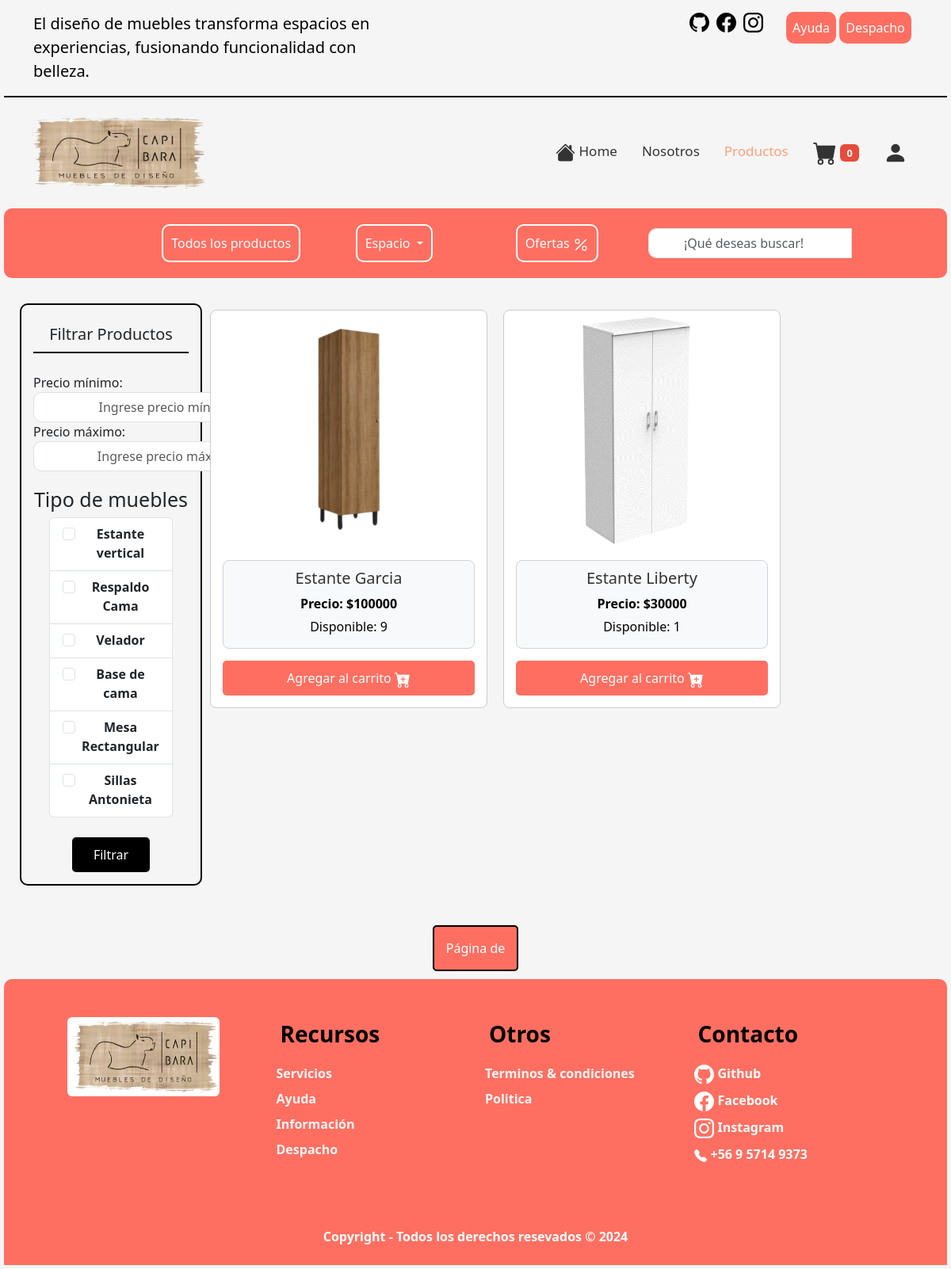
The page /cocina on the database its author committed.
### apps/capibara/models.py (models this page shows, shortened)
class Mueble(models.Model):
    id = models.AutoField(primary_key=True)
    nombre = models.CharField(max_length=50, null=False)

class Producto(models.Model):
    img = models.ImageField(upload_to="imgProductos")
    cod = models.IntegerField(primary_key=True)
    nombre = models.CharField(max_length=100, null=False)
    clasificacion = models.CharField(max_length=100, null=False)
    categoria = models.ForeignKey(Categoria, on_delete=models.CASCADE)
    mueble = models.ForeignKey(Mueble, on_delete=models.CASCADE)
    stock = models.IntegerField(null=False)
    precio = models.IntegerField(null=False, default=0)
    descripcion = models.TextField(blank=True, null=True)
    fecha_ingreso = models.DateField(auto_now_add=True)
    ventas = models.IntegerField(default=0)
    largo_cm = models.DecimalField(
        max_digits=10, decimal_places=2, null=False, blank=False
    )
    ancho_cm = models.DecimalField(
        max_digits=10, decimal_places=2, null=False, blank=False
    )
    alto_cm = models.DecimalField(
        max_digits=10, decimal_places=2, null=False, blank=False
    )
    cantidad_planchas = models.IntegerField(default=0, blank=False)
    cantidad_tornillos = models.IntegerField(default=0, blank=False)
    cantidad_manillas = models.IntegerField(default=0, blank=False)
    cantidad_bisagras = models.IntegerField(default=0, blank=False)
    cantidad_patas_gomas = models.IntegerField(default=0, blank=False)
    cantidad_rieles = models.IntegerField(default=0, blank=False)
    disponible = models.BooleanField(default=True)

### apps/capibara/views.py (the view)
# urls.py: path("cocina", views.CargarCocina, name="cocina"),
def CargarCocina(request):
    prodCoci = Producto.objects.filter(stock__gt="0", categoria="1").order_by("nombre")
    muebles = Mueble.objects.all()
    categorias = Producto.objects.values("mueble").distinct()
    paginator = Paginator(prodCoci, 6)
    page_number = request.GET.get("page")
    page_products = paginator.get_page(page_number)
    return render(
        request,
        "pages/productos/cocina.html",
        {"prod": page_products, "mueb": muebles, "cat": categorias},
    )

### apps/capibara/context_processor.py (called while the page is built)
def carrito_counter(request):
    carrito = request.session.get("carrito", {})
    carrito_count = sum(carrito.values()) if carrito else 0
    return {"carrito_count": carrito_count}

def subtotal_carrito(request):
    subtotal = 0
    carrito = request.session.get("carrito", {})
    for cod_producto, cantidad in carrito.items():
        producto = Producto.objects.get(cod=cod_producto)
        subtotal += producto.precio * cantidad
    iva = subtotal * 0.19
    total_con_iva = subtotal + iva
    return {
        "subtotal_carrito": floatformat(subtotal, 0),
        "iva": floatformat(iva, 0),
        "total_con_iva": floatformat(total_con_iva, 0),
    }

### apps/capibara/templates/pages/productos/cocina.html (shortened to what this page needs)
{% extends "base.html" %}
{% load static %}
{% block style %}
    <link rel="stylesheet" href="{% static 'css/productos.css' %}">
{% endblock style %}
{% block nav-activate %}
<li class="nav-item">
    <a class="nav-link" aria-current="page" href="/home"> Home</a>
</li>
<li class="nav-item">
    <a class="nav-link" href="/contacto">Nosotros</a>
</li>
<li class="nav-item">
    <a class="nav-link active" disabled>Productos</a>
</li>
<li class="nav-item">
    <a class="nav-link" id="cartLink" href="{% url 'carrito' %}">
        <span class="badge cart-counter">{{ carrito_count }}</span>
    </a>
</li>
<li class="nav-item dropdown">
    {% if user.is_authenticated %}
        <a class="nav-link dropdown" role="button"data-bs-toggle="dropdown" aria-expanded="false"><svg xmlns="http://www.w3.org/2000/svg" width="30"
            height="30" fill="currentColor" class="bi bi-person-fill" viewBox="0 0 16 16">
            <path d="M3 14s-1 0-1-1 1-4 6-4 6 3 6 4-1 1-1 1zm5-6a3 3 0 1 0 0-6 3 3 0 0 0 0 6" />
        </svg>{{user.username}}</a>
        {% else %}
            <a class="nav-link" href="/acceso/"><svg xmlns="http://www.w3.org/2000/svg" width="30"
                    height="30" fill="currentColor" class="bi bi-person-fill" viewBox="0 0 16 16">
                    <path d="M3 14s-1 0-1-1 1-4 6-4 6 3 6 4-1 1-1 1zm5-6a3 3 0 1 0 0-6 3 3 0 0 0 0 6" />
                </svg>
            </a>
        {% endif %}
</li>
{% endblock nav-activate %}
{% block body %}
<main class="container-main">
        <section class="container-functions">
            <div class="row justify-content-center align-items-center">
                <div class="col-md-3">
                    <li class="nav-item-filter dropdown">
                        <a class="nav-link-filter-offers" href="/productos">Todos los productos</a>
                    </li>
                </div>
                <div class="col-md-3">
                    <li class="nav-item-filter dropdown">
                        <a class="nav-link-filter-offers dropdown-toggle" href="#" role="button" data-bs-toggle="dropdown"
                            aria-expanded="false">
                            Espacio
                        </a>
                    </li>
                </div>
                <div class="col-md-3">
                    <li class="nav-item-filter">
                        <a class="nav-link-filter-offers" href="#">Ofertas </a>
                    </li>
                </div>
                <div class="col-md-3">
                    <form class="d-flex search" role="search">
                        <input class="form-control me-0" type="search" placeholder="¡Qué deseas buscar!"
                            aria-label="Search">
                    </form>
                </div>
            </div>
        </section>
        <section class="container-card">
            <div class="col-md-6 filter">
                <div id="filters" class="d-flex flex-column">
                    <h5 class="header-title">Filtrar Productos</h5>
                    <div class="filter-item">
                        <div class="filter-body">
                            <form>
                                <div class="form-group">
                                    <label for="minPrice">Precio mínimo:</label>
                                    <input type="number" class="form-control" id="minPrice"
                                        placeholder="Ingrese precio mínimo">
                                </div>
                                <div class="form-group">
                                    <label for="maxPrice">Precio máximo:</label>
                                    <input type="number" class="form-control" id="maxPrice"
                                        placeholder="Ingrese precio máximo">
                                </div>
                            </form>
                        </div>
                    </div>
                    <div class="filter-item">
                        <h2 class="filter-header-cat">Tipo de muebles</h2>
                        <div class="filter-body">
                            <ul class="list-group">
                                {% for m in mueb %}
                                <li class="list-group-item">
                                    <label class="form-check" for="{{m.nombre}}">
                                        <input class="form-check-input categoria-checkbox" type="checkbox" name="categoria" id="{{m.nombre}}" value="{{ m.id }}"> {{ m.nombre }}
                                    </label>
                                </li>
                                {% endfor %}
                            </ul>
                        </div>
                    </div>
                    <button class="btn-filter" id="filter-prod">Filtrar</button>
                </div>
            </div>
            <div class="col-md-9 container-productos">
                {% for p in prod %}
                <a href="{% url 'ver_producto' p.cod %}" class="card abrir-producto" id="{{p.cod}}" data-categoria="{{p.mueble.id}}" data-precio="{{p.precio}}">
                    <div class="card-img">
                        <img src="{{ p.img.url }}" class="card-img-top" alt="{{ p.nombre }}">
                    </div>
                    <div class="info-card">
                        <div class="text-product">
                            <h5 class="card-title">{{ p.nombre }}</h5>
                            <div class="price">Precio: ${{ p.precio }}</div>
                            <div class="stock">Disponible: {{ p.stock }}</div>
                        </div>
                        <form id="form-agregar-carrito" method="post" action="{% url 'agregar_al_carrito' %}">
                            <button id="btn-add-to-cart" class="btn-cart" type="submit">
                                Agregar al carrito
                            </button>
                        </form>
                    </div>
                </a>
                {% endfor %}
            </div>
        </section>
        <div class="pagination">
            <span class="pagination-number" id="currentPage">Página {{ productos.number }} de {{ productos.paginator.num_pages }}</span>
        </div>
    </main>
{% endblock body %}

### apps/capibara/static/css/productos.css (style rules this page uses)
.container-functions { display: flex; justify-content: center; align-items: center; padding: 20px; background-color: #ff6f61; border-radius: 10px; -webkit-border-radius: 10px; -moz-border-radius: 10px; -ms-border-radius: 10px; -o-border-radius: 10px; position: sticky; top: 0; z-index: 1000; }
.search { display: flex; align-items: center; }
.form-control { flex: 1; width: auto; border-radius: 5px 5px 5px 5px; -webkit-border-radius: 5px 5px 5px 5px; -moz-border-radius: 5px 5px 5px 5px; -ms-border-radius: 5px 5px 5px 5px; -o-border-radius: 5px 5px 5px 5px; }
.nav-link-filter-offers { background-color: none; color: #fff; text-decoration: none; border: 2px solid #fff; padding: 10px; border-radius: 10px; -webkit-border-radius: 10px; -moz-border-radius: 10px; -ms-border-radius: 10px; -o-border-radius: 10px; }
.nav-item-filter { display: flex; justify-content: center; }
.filter { width: 20% !important; height: 100% !important; padding: 15px; border: 2px solid #000; float: left; margin-top: 1%; border-radius: 10px; -webkit-border-radius: 10px; -moz-border-radius: 10px; -ms-border-radius: 10px; -o-border-radius: 10px; }
.header-title { font-size: 20px; text-align: center; margin-top: 0; padding: 10px; margin-bottom: 25px; border-bottom: 2px solid #000; }
.filter-header-cat { text-align: center; font-size: 25px; margin-top: 20px; }
.btn-filter { width: 50%; border: none; margin: 0 auto; padding: 10px; margin-top: 25px; background-color: #000; color: #fff; border-radius: 5px; -webkit-border-radius: 5px; -moz-border-radius: 5px; -ms-border-radius: 5px; -o-border-radius: 5px; }
.container-card { display: flex; justify-content: space-between; align-items: flex-start; padding: 20px; }
.container-productos { margin-top: 10px; display: flex; justify-content: flex-start; flex-wrap: wrap; width: 80% !important; }
.card { width: 350px; margin: 10px; border: 1px solid #ccc; border-radius: 8px; text-decoration: none; color: #333; transition: transform 0.3s ease-in-out; }
.card-img { overflow: hidden; border-top-left-radius: 8px; border-top-right-radius: 8px; }
.card-img img { width: 100%; height: 300px; display: block; }
.info-card { padding: 15px; }
.text-product { background-color: #f8f9fa; padding: 10px; border: 1px solid #ced4da; border-radius: 8px; }
.card-title { text-align: center; }
.price, .stock { margin-bottom: 5px; }
.price { color: #000; text-align: center; font-weight: bold; }
.stock { color: #000; text-align: center; }
.btn-cart { width: 100%; padding: 10px; margin-top: 15px; border: none; background-color: #FF6F61; border-radius: 5px; -webkit-border-radius: 5px; -moz-border-radius: 5px; -ms-border-radius: 5px; -o-border-radius: 5px; color: #fff; transition: background-color 0.5s ease; -webkit-transition: background-color 0.5s ease; -moz-transition: background-color 0.5s ease; -ms-transition: background-color 0.5s ease; -o-transition: background-color 0.5s ease; }
.pagination { display: flex !important; justify-content: center !important; align-items: center !important; margin-top: 20px; padding: 10px; }
.pagination-number { background-color: #FF6F61; border: 2px solid #000; color: #fff; padding: 15px; font-weight: 500; border-radius: 5px; -webkit-border-radius: 5px; -moz-border-radius: 5px; -ms-border-radius: 5px; -o-border-radius: 5px; }

### apps/capibara/static/css/base.css (style rules this page uses)
body { background-color: #F5F5F5 !important; margin: 0; padding: 0; padding: 5px; }
.search { margin: 0 auto; width: auto; }
.form-control { width: 350px !important; border-radius: 10px 0 0 10px !important; text-align: center; -webkit-border-radius: 10px 0 0 10px !important; -moz-border-radius: 10px 0 0 10px !important; -ms-border-radius: 10px 0 0 10px !important; -o-border-radius: 10px 0 0 10px !important; }
.nav-item { justify-content: space-between; margin-right: 15px; }
.nav-link { color: #333 !important; font-size: 17px !important; font-weight: 500 !important; padding: 10px; }
.active { color: #FFA07A !important; }
.cart-counter { background-color: #e64c3c; }

### rows shown on the page
Mueble: nombre "Estante vertical"
Mueble: nombre "Respaldo Cama"
Mueble: nombre "Velador"
Mueble: nombre "Base de cama"
Mueble: nombre "Mesa Rectangular"
Mueble: nombre "Sillas Antonieta"
Producto: img (picture), nombre "Estante Garcia", precio "100000", stock "9"
Producto: img (picture), nombre "Estante Liberty", precio "30000", stock "1"

### other values the page prints
{{ carrito_count }} "0"
